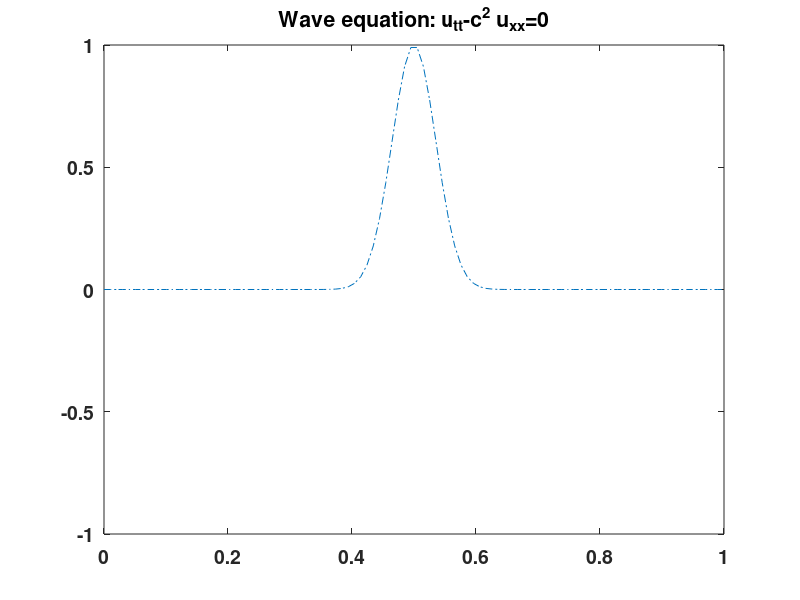

Here is the MATLAB script that generated this plot:
% Solve wave equation
% using the finite difference method
% written by S J Wiggin (Queen Mary University)
% PDE form: u_{tt}-c^2 u_{xx}=0; c=velocity;

%n=number of points, Nstep=time-step
n = 100; Nstep=100;

% Parameters: L=length of domain;
L=1.0;
velocity=1.0;

%dx and dt<dx/c;
dx = L/(n-1);
dt = 0.9/velocity*dx;
x = 0:dx:L;

% Initial wave profile
q=1;
u=q*exp(-((20/L)*(x-L/2)).^2)';
title_str=...
    'Wave equation: u_{tt}-c^2 u_{xx}=0';

% Store profile for computing and display
v=u;
U=u;
v_initial=u;

%intialization u and v
plot(x,v_initial,'-.','linewidth',2);
axis([0 L -q q]);
set(gca, 'fontsize', 14,'fontweight','bold');
title(title_str);
axis tight;
set(gca,'nextplot','replacechildren');

% start time-stepping

for time=1:Nstep,
    t=time*dt;
    
    % u_{xx}: 2nd derivative at both end
    
    uxx(1)=(v(2)-2*v(1)+v(n))/(dx*dx);
    uxx(2)=(v(3)-2*v(2)+v(1))/(dx*dx);
    uxx(n)=(v(1)-2*v(n)+v(n-1))/(dx*dx);
    uxx(n-1)=(v(n)-2*v(n-1)+v(n-2))/(dx*dx);
    for i=3:n-2,
        uxx(i)=(v(i+1)-2*v(i)+v(i-1))/(dx*dx);
        
    end
     
    %Wave eqution
    % u_{tt}=u_{xx};
    % n^{n+1}=-u^{n-1}+[2u^n+dt*dt*u_{xx}]
    
    u=-u+(2*v+dt*dt*velocity^2*uxx');
    
    % reflecting boundary,
    % which chanmge the p[hase by 180 degrees
    u(1)=0;
    
    %updating arrays by storing results as v
    U=v;
    v=u;
    
    % Plotting the results
    plot(x,v_initial,'-.',x,u,'linewidth',2);
    axis([0 L -q q]);
    picture(time)=getframe;
    
end

%Diaplay movie
disp('playing wave animation ...')
movie(picture,1);